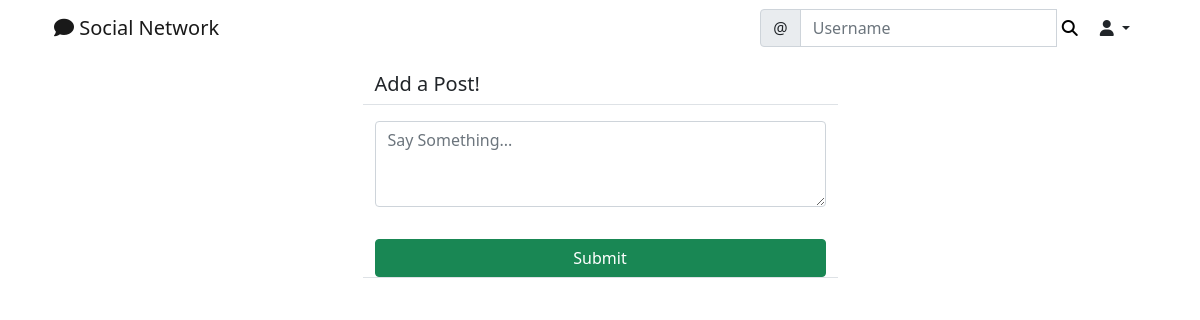
The page /social/ (signed in) on the database as committed earlier.
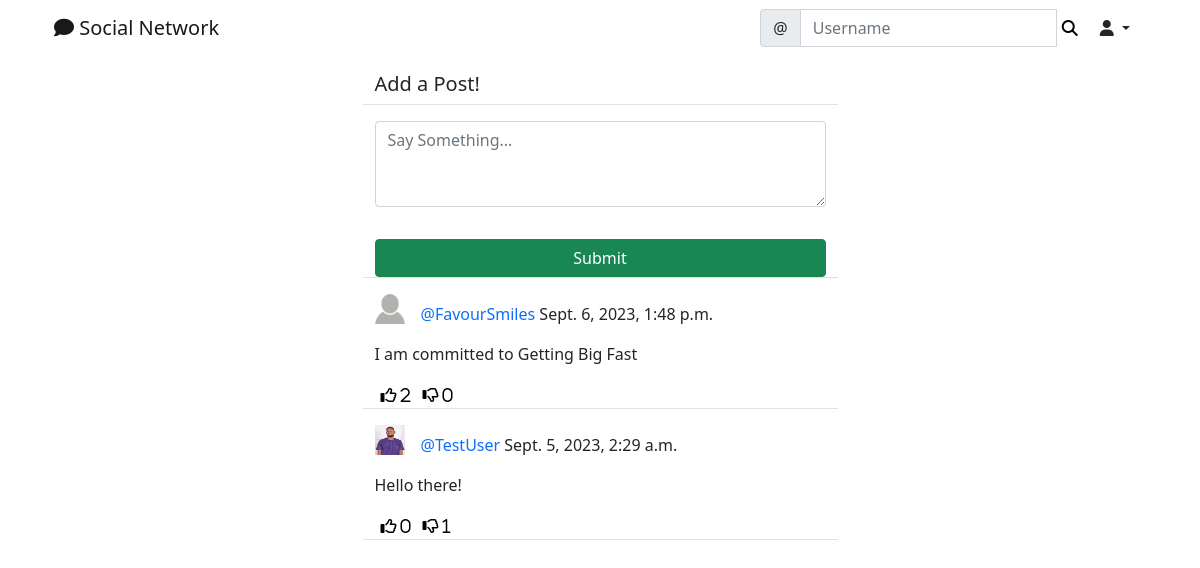
The same page on the database as committed later.
### social/models.py (models this page shows, shortened)
class Post(models.Model):
    body = models.TextField()
    created_on = models.DateTimeField(default=timezone.now)
    author = models.ForeignKey(User, on_delete=models.CASCADE)
    likes = models.ManyToManyField(User, blank=True, related_name='likes')
    dislikes = models.ManyToManyField(User, blank=True, related_name='dislikes')
    parent = models.ForeignKey('self', on_delete=models.CASCADE, blank=True, null=True, related_name='+')

class UserProfile(models.Model):
    user = models.OneToOneField(User, primary_key=True, verbose_name="user", related_name="profile", on_delete=models.CASCADE)
    name = models.CharField(max_length=30, blank=True, null=True)
    bio = models.TextField(max_length=500, blank=True, null=True)
    birth_date = models.DateField(null=True, blank=True)
    location = models.CharField(max_length=100, blank=True, null=True)
    picture = models.ImageField(upload_to='uploads/profile_pictures', default='uploads/profile_pictures/default.png')
    followers = models.ManyToManyField(User, blank=True, related_name='followers')

### social/views.py (the view, shortened to what this page needs)
# urls.py: path('', PostListView.as_view(), name='post-list'),
class PostListView(LoginRequiredMixin, View):
    def get(self, request, *args, **kwargs):
        logged_in_user = request.user
        posts = Post.objects.filter(
            author__profile__followers__in=[logged_in_user.id]
        ).order_by('-created_on')
        form = PostForm()
        context = {
            'post_list': posts,
            'form': form
        }
        return render(request, 'social/post_list.html', context)

### social/forms.py
class PostForm(forms.ModelForm):
    body = forms.CharField(
        label='',
        widget=forms.Textarea(attrs={
            'rows': '3',
            'placeholder': 'Say Something...'
        })
    )
    class Meta:
        model = Post
        fields = ['body']

### social/templates/social/post_list.html (shortened to what this page needs)
{% extends 'landing/base.html' %}
{% load crispy_forms_tags %}
{% block content %}
    <div class="container">
        <div class="row justify-content-center mt-3">
            <div class="col-md-5 col-sm-12 border-bottom">
                <h5>Add a Post!</h5>
            </div>
        </div>
        <div class="row justify-content-center mt-3">
            <div class="col-md-5 col-sm-12 border-bottom">
                <form action="" method="POST">
                    {{ form|crispy }}
                    <div class="d-grid gap-2">
                        <button class="btn btn-success mt-3">Submit</button>
                    </div>
                </form>
            </div>
        </div>
        {% for post in post_list %}
            <div class="row justify-content-center mt-3">
                <div class="col-md-5 col-sm-12 border-bottom position-relative">
                    <div>
                        <a href="{% url 'profile' post.author.profile.pk %}">
                            <img src="{{ post.author.profile.picture.url }}" alt="" class="round-circle post-img" height="30" width="30">
                        </a>
                        <p class="post-text">
                            <a href="{% url 'profile' post.author.profile.pk %}" class="text-primary post-link">@{{ post.author }}</a> {{ post.created_on }}
                        </p>
                    </div>
                    <div class="position-relative">
                        <p>{{ post.body }}</p>
                    </div>
                    <div class="d-flex flex-row">
                        <form action="{% url 'like' post.pk %}" method="POST">
                            <button class="remove-default-btn" type="submit">
                                <i class="far fa-thumbs-up"> <span>{{ post.likes.all.count }}</span></i>
                            </button>
                        </form>
                        <form action="{% url 'dislike' post.pk %}" method="POST">
                            <button class="remove-default-btn" type="submit">
                                <i class="far fa-thumbs-down"> <span>{{ post.dislikes.all.count }}</span></i>
                            </button>
                        </form>
                    </div>
                </div>
            </div>
        {% endfor %}
    </div>
{% endblock content %}

Rows that differ between the two databases and show on the page:
added Post: author.profile.picture (placeholder picture), author "FavourSmiles", created_on "Sept. 6, 2023, 1:48 p.m.", body "I am committed to Getting Big Fast", likes.all.count "2", dislikes.all.count "0"
now on this page (row unchanged): Post: author.profile.picture (picture), author "TestUser", created_on "Sept. 5, 2023, 2:29 a.m.", body "Hello there!", likes.all.count "0", dislikes.all.count "1"
